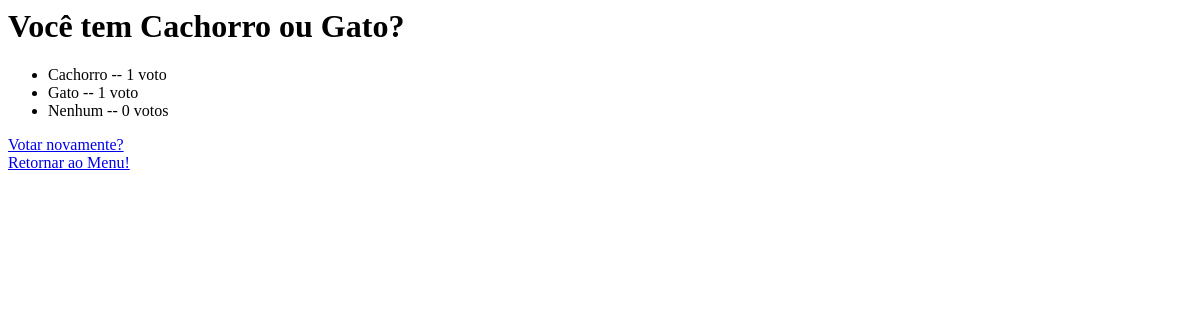
The page /polls/2/results/ on the database as committed earlier.
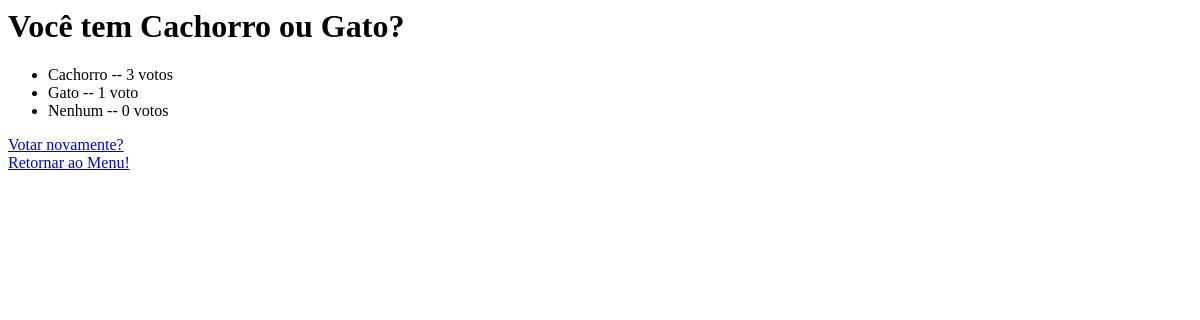
The same page on the database as committed later.
### polls/models.py (models this page shows, shortened)
class Choice(models.Model):
    question = models.ForeignKey(Question, on_delete=models.CASCADE)
    choice_text = models.CharField(max_length=200)
    votes = models.IntegerField(default=0)

### polls/views.py (the view)
# urls.py: path('<int:pk>/results/', views.ResultsView.as_view(), name='results'),
class ResultsView(generic.DetailView):
    model = Question
    template_name = 'polls/results.html'

### polls/templates/polls/results.html (shortened to what this page needs)
<h1>{{ question.question_text }}</h1>
<ul>
  {% for choice in question.choice_set.all %}
  <li>
    {{ choice.choice_text }} -- {{ choice.votes }} voto{{ choice.votes | pluralize}}
  </li>
  {% endfor %}
</ul>
<a href="{% url 'polls:detail' question.id %}">Votar novamente?</a>
<a href="{% url 'polls:index'%}">Retornar ao Menu!</a>

Rows that differ between the two databases and show on the page:
changed Choice "Cachorro": votes "1" → "3"; votes|pluralize (not shown) → "s"
